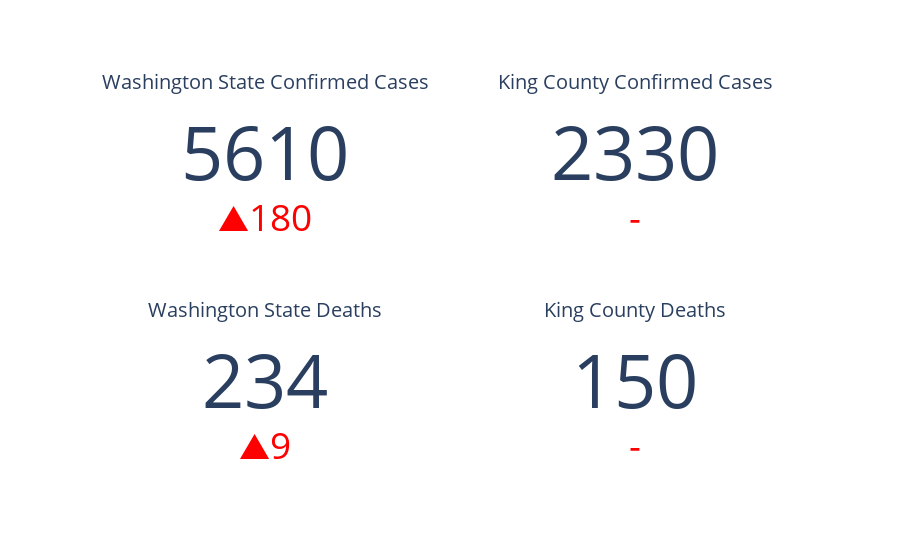

Notebook code for this chart:
### Markdown cell above
# Key Facts - Local

### Code cell
trace3 = go.Indicator(
    mode = "number+delta",
    value = dfConfirmedUSStates.loc['Washington'][-1],
    delta = {'reference': dfConfirmedUSStates.loc['Washington'][-2], 
             'increasing':{'color':'red'},
             'decreasing':{'color':'green'}},
    title = {'text': "WA Confirmed Cases"},
    domain = {'x': [0, 0.5], 'y': [0.6, 1]})

trace4 = go.Indicator(
    mode = "number+delta",
    value = dfConfirmedUSCounties[dfConfirmedUSCounties.FIPS == 53033].iloc[0][-1],
    delta = {'reference': dfConfirmedUSCounties[dfConfirmedUSCounties.FIPS == 53033].iloc[0][-2], 
             'increasing':{'color':'red'},
             'decreasing':{'color':'green'}},
    title = {'text': "King County Confirmed Cases"},
    domain = {'x': [0.5, 1], 'y': [0.6, 1]})

trace7 = go.Indicator(
    mode = "number+delta",
    value = dfDeathsUSStates.loc['Washington'][-1],
    delta = {'reference': dfDeathsUSStates.loc['Washington'][-2], 
             'increasing':{'color':'red'},
             'decreasing':{'color':'green'}},
    title = {'text': "WA Deaths"},
    domain = {'x': [0, 0.5], 'y': [0, 0.4]})

trace8 = go.Indicator(
    mode = "number+delta",
    value = dfDeathsUSCounties[dfDeathsUSCounties.FIPS == 53033].iloc[0][-1],
    delta = {'reference': dfDeathsUSCounties[dfDeathsUSCounties.FIPS == 53033].iloc[0][-2], 
             'increasing':{'color':'red'},
             'decreasing':{'color':'green'}},
    title = {'text': "King County Deaths"},
    domain = {'x': [0.5, 1], 'y': [0, 0.4]})


data = [trace3, trace4, trace7, trace8]
py.iplot(dict(data=data))

### Figure 1 — Plotly figure (JSON) as saved in the notebook; plotly's stock layout.template omitted (floating-point values rounded to 4 significant figures)
{"data": [{"delta": {"decreasing": {"color": "green"}, "increasing": {"color": "red"}, "reference": 5432}, "domain": {"x": [0, 0.5], "y": [0.6, 1]}, "mode": "number+delta", "title": {"text": "Washington State Confirmed Cases"}, "type": "indicator", "value": 5608}, {"delta": {"decreasing": {"color": "green"}, "increasing": {"color": "red"}, "reference": 2330}, "domain": {"x": [0.5, 1], "y": [0.6, 1]}, "mode": "number+delta", "title": {"text": "King County Confirmed Cases"}, "type": "indicator", "value": 2330}, {"delta": {"decreasing": {"color": "green"}, "increasing": {"color": "red"}, "reference": 225}, "domain": {"x": [0, 0.5], "y": [0, 0.4]}, "mode": "number+delta", "title": {"text": "Washington State Deaths"}, "type": "indicator", "value": 234}, {"delta": {"decreasing": {"color": "green"}, "increasing": {"color": "red"}, "reference": 150}, "domain": {"x": [0.5, 1], "y": [0, 0.4]}, "mode": "number+delta", "title": {"text": "King County Deaths"}, "type": "indicator", "value": 150}], "layout": {}}
